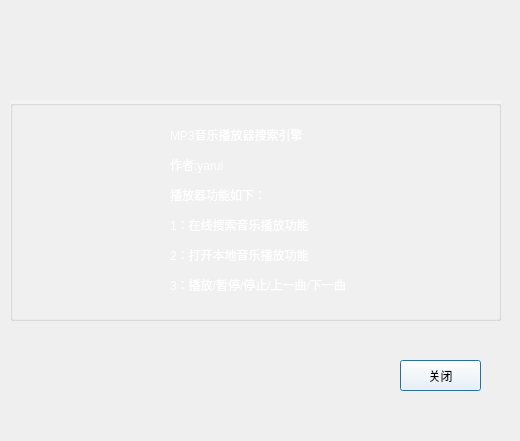
<?xml version="1.0" encoding="UTF-8"?>
<ui version="4.0">
 <class>AboutDialog</class>
 <widget class="QDialog" name="AboutDialog">
  <property name="geometry">
   <rect>
    <x>0</x>
    <y>0</y>
    <width>520</width>
    <height>441</height>
   </rect>
  </property>
  <property name="windowTitle">
   <string>Dialog</string>
  </property>
  <widget class="QLabel" name="label">
   <property name="geometry">
    <rect>
     <x>80</x>
     <y>160</y>
     <width>71</width>
     <height>91</height>
    </rect>
   </property>
   <property name="styleSheet">
    <string notr="true"/>
   </property>
   <property name="text">
    <string/>
   </property>
   <property name="pixmap">
    <pixmap resource="resource.qrc">:/new/prefix1/images/logo.png</pixmap>
   </property>
  </widget>
  <widget class="QLabel" name="label_2">
   <property name="geometry">
    <rect>
     <x>170</x>
     <y>100</y>
     <width>331</width>
     <height>221</height>
    </rect>
   </property>
   <property name="styleSheet">
    <string notr="true"/>
   </property>
   <property name="text">
    <string>&lt;html&gt;&lt;head/&gt;&lt;body&gt;&lt;p&gt;&lt;span style=&quot; color:#ffffff;&quot;&gt;MP3音乐播放器搜索引擎&lt;/span&gt;&lt;/p&gt;&lt;p&gt;&lt;span style=&quot; color:#ffffff;&quot;&gt;作者:yarui&lt;/span&gt;&lt;/p&gt;&lt;p&gt;&lt;span style=&quot; color:#ffffff;&quot;&gt;播放器功能如下：&lt;/span&gt;&lt;/p&gt;&lt;p&gt;&lt;span style=&quot; color:#ffffff;&quot;&gt;1：在线搜索音乐播放功能&lt;/span&gt;&lt;/p&gt;&lt;p&gt;&lt;span style=&quot; color:#ffffff;&quot;&gt;2：打开本地音乐播放功能&lt;/span&gt;&lt;/p&gt;&lt;p&gt;&lt;span style=&quot; color:#ffffff;&quot;&gt;3：播放/暂停/停止/上一曲/下一曲&lt;/span&gt;&lt;/p&gt;&lt;/body&gt;&lt;/html&gt;</string>
   </property>
  </widget>
  <widget class="QPushButton" name="pushButton_closew">
   <property name="geometry">
    <rect>
     <x>400</x>
     <y>360</y>
     <width>81</width>
     <height>31</height>
    </rect>
   </property>
   <property name="styleSheet">
    <string notr="true">background-color:rgb(255,255,255,70)</string>
   </property>
   <property name="text">
    <string>关闭</string>
   </property>
   <property name="icon">
    <iconset resource="resource.qrc">
     <normaloff>:/new/prefix1/images/MClose.ico</normaloff>:/new/prefix1/images/MClose.ico</iconset>
   </property>
  </widget>
  <widget class="QGroupBox" name="groupBox">
   <property name="geometry">
    <rect>
     <x>10</x>
     <y>100</y>
     <width>491</width>
     <height>221</height>
    </rect>
   </property>
   <property name="styleSheet">
    <string notr="true">background-color:rgb(255,255,255,70)</string>
   </property>
   <property name="title">
    <string/>
   </property>
  </widget>
  <zorder>groupBox</zorder>
  <zorder>label</zorder>
  <zorder>label_2</zorder>
  <zorder>pushButton_closew</zorder>
 </widget>
 <resources>
  <include location="resource.qrc"/>
 </resources>
 <connections/>
</ui>
